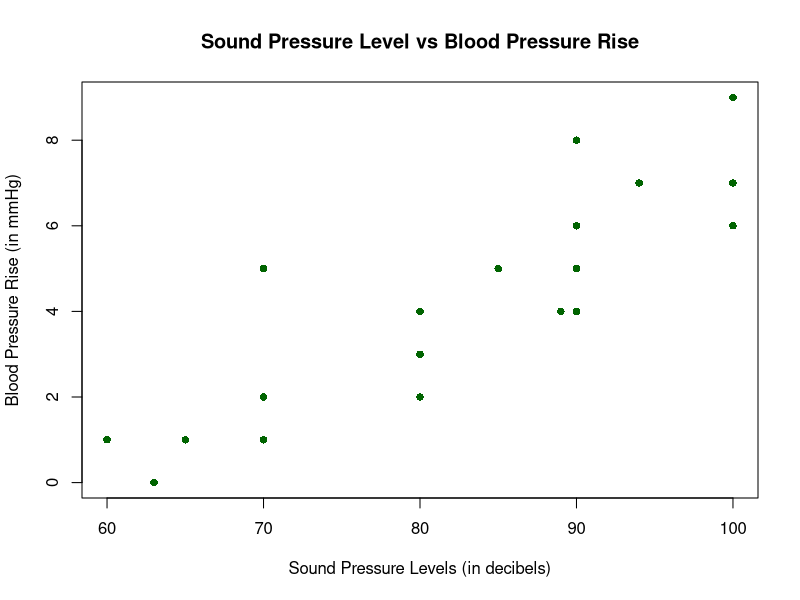
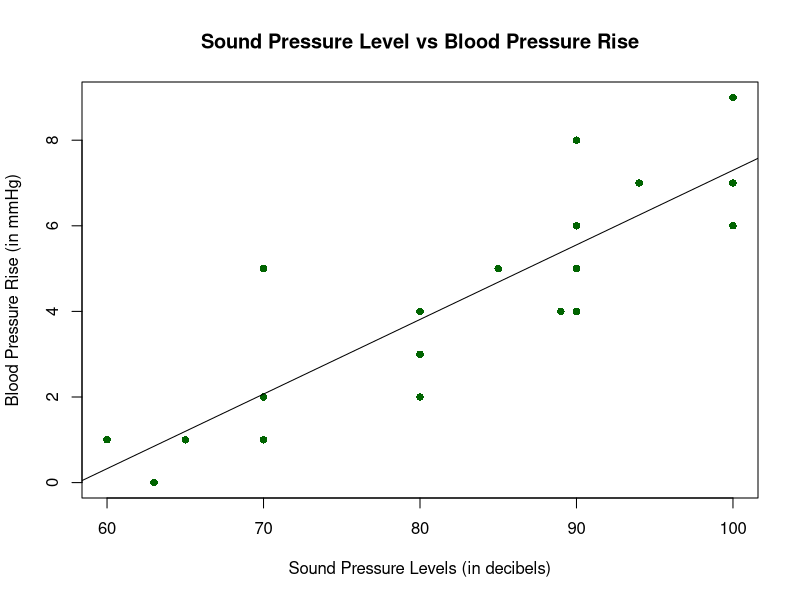
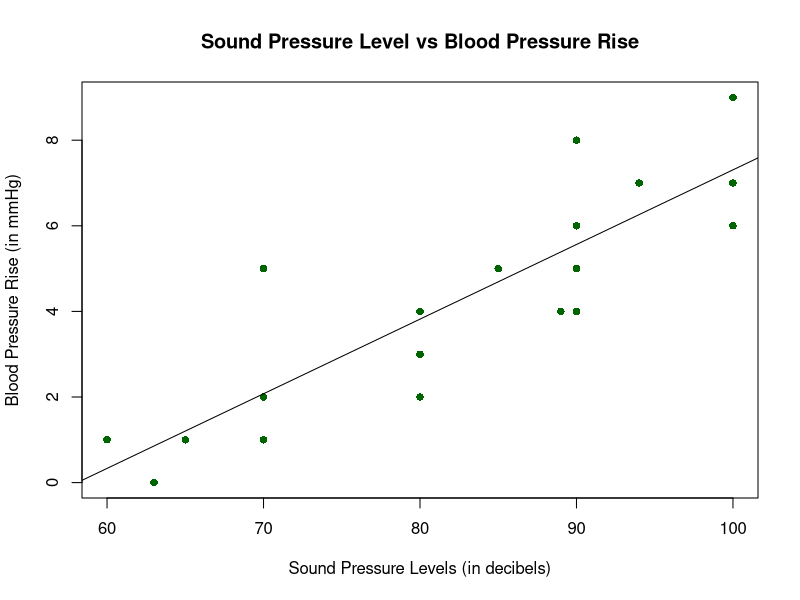
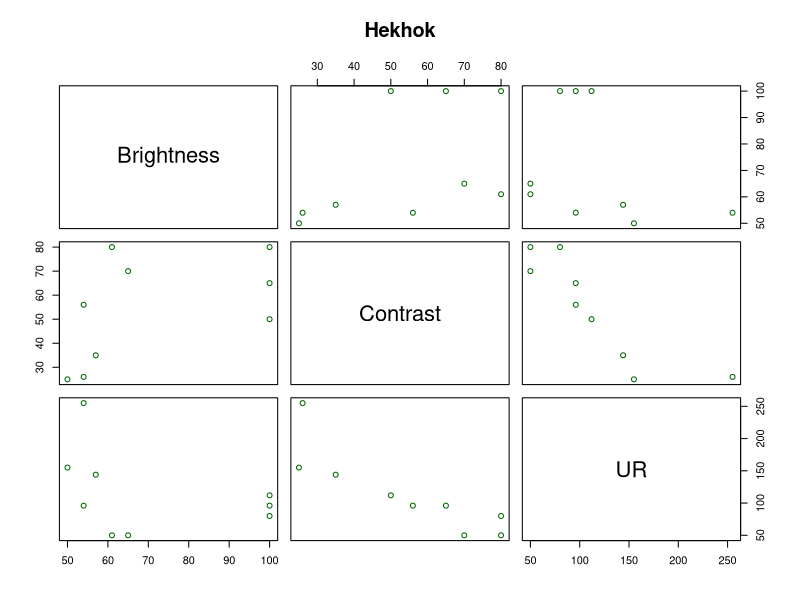

Generate these figures, in order, with R:
## ---- chunk 1
y <- c(1, 0, 1, 2, 5, 1, 4, 6, 2, 3, 5, 4, 6, 8, 4, 5, 7, 9, 7, 6)

x <- c(60, 63, 65, 70, 70, 70, 80, 90, 80, 80, 85, 89, 90, 90, 90, 90, 94, 100, 100, 100)

plot(x,y, pch = 16, cex = 1, col = "dark green", main = "Sound Pressure Level vs Blood Pressure Rise", xlab = "Sound Pressure Levels (in decibels)", ylab = "Blood Pressure Rise (in mmHg)")
## ---- chunk 2
y <- c(1, 0, 1, 2, 5, 1, 4, 6, 2, 3, 5, 4, 6, 8, 4, 5, 7, 9, 7, 6)

x <- c(60, 63, 65, 70, 70, 70, 80, 90, 80, 80, 85, 89, 90, 90, 90, 90, 94, 100, 100, 100)

plot(x,y, pch = 16, cex = 1, col = "dark green", main = "Sound Pressure Level vs Blood Pressure Rise", xlab = "Sound Pressure Levels (in decibels)", ylab = "Blood Pressure Rise (in mmHg)")

abline(lm(y ~ x))
## ---- chunk 3
y <- c(1, 0, 1, 2, 5, 1, 4, 6, 2, 3, 5, 4, 6, 8, 4, 5, 7, 9, 7, 6)

x <- c(60, 63, 65, 70, 70, 70, 80, 90, 80, 80, 85, 89, 90, 90, 90, 90, 94, 100, 100, 100)

plot(x,y, pch = 16, cex = 1, col = "dark green", main = "Sound Pressure Level vs Blood Pressure Rise", xlab = "Sound Pressure Levels (in decibels)", ylab = "Blood Pressure Rise (in mmHg)")

abline(- 10.13153766, 0.1743939331)
## ---- chunk 4
model <- lm(y~x)

deviance(model)
## ---- chunk 5
#Multiple Linear Regression Model


#Importing Data
library(readxl)
PAIR_QUIZ <- read_excel("PAIR QUIZ.xlsx")
PAIR_QUIZ
## ---- chunk 6
#Correlation coefficient matrix
round(cor(PAIR_QUIZ, method="pearson"), 2)
## ---- chunk 7
#Fitting Multiple Linear Regression
plot(PAIR_QUIZ, col = "dark green", main = "Hekhok")
PAIR_QUIZ<-lm(UR ~ Brightness + Contrast, data=PAIR_QUIZ)
summary(PAIR_QUIZ)

## ---- chunk 8
library(readxl)
PAIR_QUIZ <- read_excel("PAIR QUIZ.xlsx")

Variance<- read_excel("PAIR QUIZ.xlsx")
PAIR_QUIZ<-aov(UR ~ Brightness + Contrast, data=PAIR_QUIZ)
summary(PAIR_QUIZ)

## ---- chunk 9
#Importing Data
library(readxl)
PAIR_QUIZ <- read_excel("PAIR QUIZ.xlsx")
PAIR_QUIZ



#Fitting Multiple Linear Regression
PAIR_QUIZ<-lm(UR ~ Brightness + Contrast, data=PAIR_QUIZ)
summary(PAIR_QUIZ)

## ---- chunk 10
#Importing Data
library(readxl)
PAIR_QUIZ <- read_excel("PAIR QUIZ.xlsx")
PAIR_QUIZ



#Fitting Multiple Linear Regression
PAIR_QUIZ<-lm(UR ~ Brightness + Contrast, data=PAIR_QUIZ)
summary(PAIR_QUIZ)
